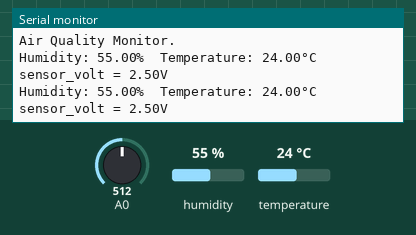
Bench run of a sketch on a simulated Arduino Uno, built with avr-gcc and run on an emulated ATmega328P. On the bench: the last lines printed to the serial monitor. Inputs (shaded band) come from the test bench; at power-on: humidity 55 %, A0 = 512, temperature 24 °C.

Above: at 4.8 s.
4.9 s: humidity set to 22 %
At 7.3 s:
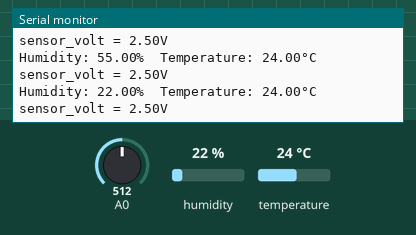
7.9 s: A0 set to 716
At 9.0 s:
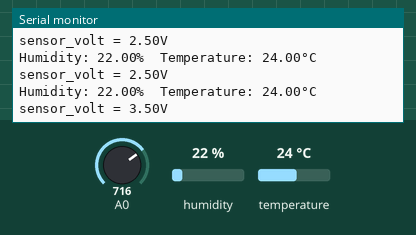
10.9 s: temperature set to 12 °C
At 12.6 s:
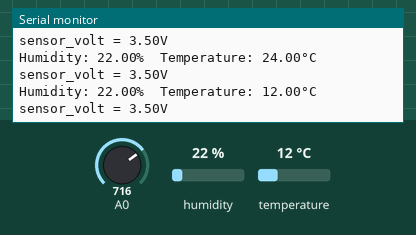
13.9 s: A0 set to 900
At 15.6 s:
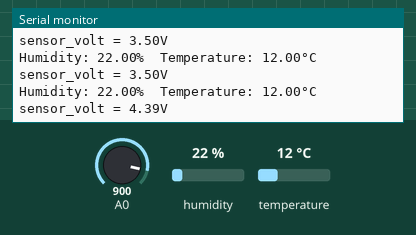
16.9 s: humidity set to 40 %
At 19.1 s:
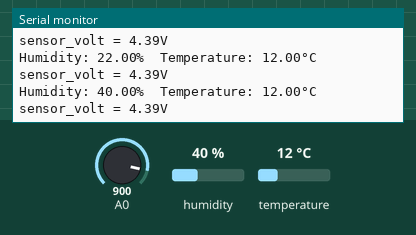
Timing chart, 0 to 20.6 s (numbered marks = the images above; inputs shaded):
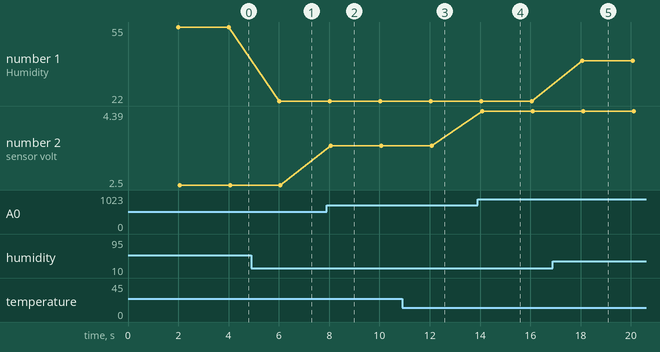

The sketch:

Phase-02-Gas_Sensor_Value_Converted.ino
```cpp
#include "DHT.h"

#define DHTPIN 2
#define DHTTYPE DHT22

DHT dht(DHTPIN, DHTTYPE);
float sensor_volt;
float sensorValue;
float humidity;
float temperature;

void setup() {
  Serial.begin(9600);
  Serial.println(F("Air Quality Monitor."));

  dht.begin();
}

void loop() {
  // Wait a few seconds between measurements.
  delay(2000);
  updateTemperatureSensorData();
  updateGasSensorData();
  publishAllData();
}

void publishAllData() {
  //Temperature Data
  if (isnan(humidity) || isnan(temperature)) {
    Serial.println(F("Failed to read from DHT sensor!"));
    return;
  } else {
    Serial.print(F("Humidity: "));
    Serial.print(humidity);
    Serial.print(F("%  Temperature: "));
    Serial.print(temperature);
    Serial.println(F("°C "));
  }
  //Gas Data
  Serial.print("sensor_volt = ");
  Serial.print(sensor_volt);
  Serial.println("V");
  //ToDo: Update those data to Web in here
}


void updateGasSensorData() {
  sensorValue = analogRead(A0);
  sensor_volt = sensorValue / 1024 * 5.0;
}

void updateTemperatureSensorData() {
  humidity = dht.readHumidity();
  // Read temperature as Celsius (the default)
  temperature = dht.readTemperature();
}
```

Measured:
- after the input at 4.9 s, the serial monitor: prints a new line after 1.1 s (image 1)
- after the input at 7.9 s, the serial monitor: prints a new line after 0.17 s (image 2)
- after the input at 10.9 s, the serial monitor: prints a new line after 1.1 s (image 3)
- after the input at 13.9 s, the serial monitor: prints a new line after 0.19 s (image 4)
- after the input at 16.9 s, the serial monitor: prints a new line after 1.2 s (image 5)
- plotted number 1: 55 → 22 after the input at 4.9 s, 22 → 40 after the input at 16.9 s
- plotted number 2: 2.5 → 3.5 after the input at 7.9 s, 3.5 → 4.39 after the input at 13.9 s
